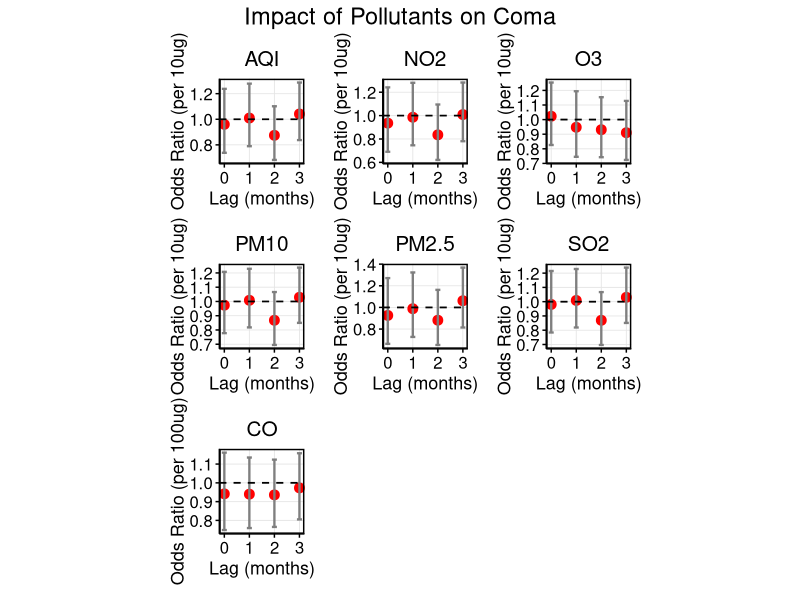
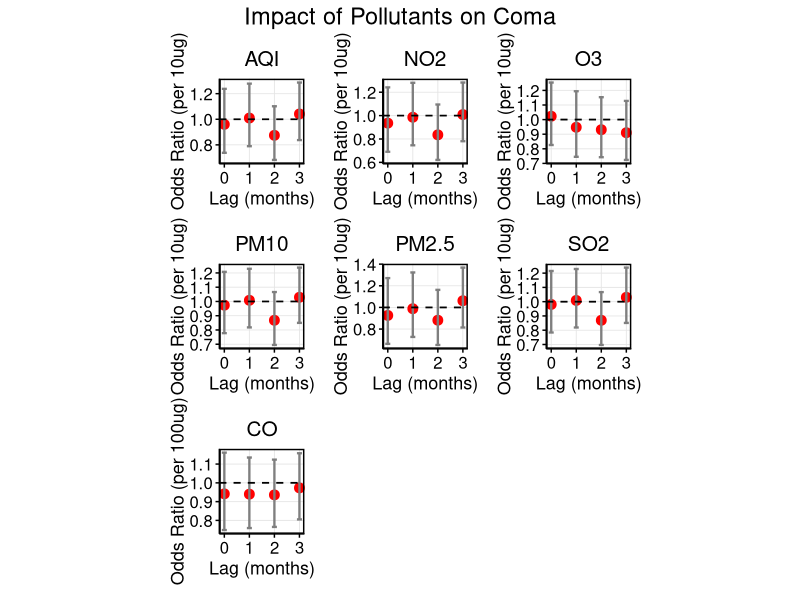

These charts were generated, in order, by the following R code:
setwd("/Users/shij/Documents/GitHub/NMDA_data_analysis/")
my.dat<-readxl::read_xlsx("NMDA_with_population_sex_ratio_age_portion.xlsx")
setwd("/Users/shij/Documents/GitHub/NMDA_data_analysis/251211/")

# ============================
# 1. Load Required Packages
# ============================
library(ggplot2)
library(dplyr)
library(tidyr)
library(broom)
library(patchwork)   # For combining plots
library(writexl)     # For exporting table
# Note: We don't need 'ordinal' for binary outcome, but keeping for compatibility

# ============================
# 2. Simplify Outcome Variable Name & Convert to Factor
# ============================
# Rename column for simplicity
names(my.dat)[names(my.dat) == "Coma"] <- "Coma"  # Already simple, but ensure it exists

# Check current class
class(my.dat$Coma)
table(my.dat$Coma)  # Should show 0 and 1

# Convert to factor (binary logistic regression expects factor or 0/1)
my.dat$Coma <- factor(my.dat$Coma, levels = c(0, 1), ordered = FALSE)

# Verify
str(my.dat$Coma)

# ============================
# 3. Define Pollutants and Lags
# ============================
pollutants <- c("AQI", "NO2", "O3", "CO", "PM10", "PM2.5", "SO2")  # CO is 4th
lags <- c("M0", "M1", "M2", "M3")

# Create column name patterns
pollutant_cols <- sapply(pollutants, function(p) {
  paste0(p, "_", lags)
}, simplify = FALSE)

# ============================
# 4. Fit Binary Logistic Regression for Each Pollutant-Lag
# ============================
results_list <- list()

for (pollutant in pollutants) {
  lag_cols <- pollutant_cols[[pollutant]]
  for (lag_col in lag_cols) {
    # Check if column has variation and not all NA
    data_col <- my.dat[[lag_col]]
    if (all(is.na(data_col)) || length(unique(data_col[!is.na(data_col)])) <= 1) {
      message("Skipping ", lag_col, " — no variation or all NA")
      next
    }
    
    # Fit binary logistic regression
    model <- glm(Coma ~ ., data = my.dat[, c("Coma", lag_col)], 
                 family = binomial, na.action = na.omit)
    
    # Extract summary
    model_summary <- tidy(model, conf.int = TRUE, exponentiate = TRUE) %>%
      filter(term == lag_col) %>%
      mutate(Pollutant = pollutant,
             Lag = gsub(".*_", "", lag_col),
             Lag_Num = as.numeric(gsub("M", "", lag_col)))
    
    results_list <- append(results_list, list(model_summary))
  }
}

# Combine all results
results_df <- bind_rows(results_list)

# ============================
# 5. Clean and Format Results
# ============================
results_df <- results_df %>%
  mutate(
    Lag = trimws(toupper(Lag)),
    Lag.Num = as.numeric(gsub("^M(\\d+)$", "\\1", Lag))
  ) %>%
  filter(!is.na(Lag.Num))

# # ============================
# # 6. Create 7 Individual Plots (One per Pollutant) — NO TEXT LABELS
# # ============================
# # Get pollutants in desired order
# pollutants_plot <- c("AQI", "NO2", "O3", "CO", "PM10", "PM2.5", "SO2")
# 
# # Create list of individual plots
# plot_list <- lapply(pollutants_plot, function(poll) {
#   df_sub <- results_df %>% filter(Pollutant == poll)
#   
#   p <- ggplot(df_sub, aes(x = Lag.Num, y = estimate, ymin = conf.low, ymax = conf.high)) +
#     geom_point(color = "red", size = 3) +
#     geom_errorbar(width = 0.2, color = "gray50", size = 0.8) +
#     geom_hline(yintercept = 1, linetype = "dashed", color = "black", size = 0.6) +
#     labs(
#       x = "Lag (months)",
#       y = "Odds Ratio (OR)",
#       title = poll
#     ) +
#     theme_minimal() +
#     theme(
#       panel.border = element_rect(color = "black", fill = NA, size = 1),
#       panel.background = element_blank(),
#       panel.grid.major = element_line(color = "gray90", size = 0.3),
#       panel.grid.minor = element_blank(),
#       axis.line = element_line(color = "black", size = 0.5),
#       axis.ticks = element_line(color = "black", size = 0.5),
#       axis.text = element_text(size = 12, color = "black"),
#       axis.title = element_text(size = 13, color = "black"),
#       plot.title = element_text(hjust = 0.5, size = 15, color = "black"),
#       plot.margin = margin(10, 10, 10, 10),
#       axis.title.y = element_text(angle = 90, vjust = 0.5),
#       aspect.ratio = 1  # ← Forces square panels
#     ) +
#     # ✅ No text labels — remove all geom_text
#     # ✅ Tight x-axis: no extra padding
#     scale_x_continuous(
#       breaks = c(0, 1, 2, 3), 
#       labels = c("0", "1", "2", "3"),
#       expand = expansion(add = c(0.1, 0.1))  # ← Tight padding
#     )
#   
#   return(p)
# })
# 
# # ============================
# # 7. Combine All 7 Plots in a Single Row — CO LAST
# # ============================
# p_combined <- plot_list[[1]] + plot_list[[2]] + plot_list[[3]] + plot_list[[5]] + 
#   plot_list[[6]] + plot_list[[7]] + plot_list[[4]] +
#   plot_annotation(title = "Impact of Pollutants on Coma",
#                   theme = theme(plot.title = element_text(hjust = 0.5, size = 17, color = "black")))
# 
# # Display plot
# print(p_combined)
# 
# # Optional: Save as PNG
# ggsave("NMDAR_Coma_Ordinal_Regression_NoText.png", p_combined, width = 12, height = 15, dpi = 300, units = "in")

# ============================
# 6. Create 7 Individual Plots (One per Pollutant) — NO TEXT LABELS
# ============================
# Get pollutants in desired order
pollutants_plot <- c("AQI", "NO2", "O3", "CO", "PM10", "PM2.5", "SO2")

# Create list of individual plots
plot_list <- lapply(pollutants_plot, function(poll) {
  df_sub <- results_df %>% filter(Pollutant == poll)
  
  # Apply transformation based on pollutant
  if (poll == "CO") {
    df_sub <- df_sub %>%
      mutate(
        y = estimate^0.1,
        ymin = conf.low^0.1,
        ymax = conf.high^0.1
      )
    y_label <- "Odds Ratio (per 100ug)"
  } else {
    df_sub <- df_sub %>%
      mutate(
        y = estimate^10,
        ymin = conf.low^10,
        ymax = conf.high^10
      )
    y_label <- "Odds Ratio (per 10ug)"
  }
  
  p <- ggplot(df_sub, aes(x = Lag.Num, y = y, ymin = ymin, ymax = ymax)) +
    geom_point(color = "red", size = 3) +
    geom_errorbar(width = 0.2, color = "gray50", size = 0.8) +
    geom_hline(yintercept = 1, linetype = "dashed", color = "black", size = 0.6) +
    labs(
      x = "Lag (months)",
      y = y_label,  # ← Custom y-label per pollutant
      title = poll
    ) +
    theme_minimal() +
    theme(
      panel.border = element_rect(color = "black", fill = NA, size = 1),
      panel.background = element_blank(),
      panel.grid.major = element_line(color = "gray90", size = 0.3),
      panel.grid.minor = element_blank(),
      axis.line = element_line(color = "black", size = 0.5),
      axis.ticks = element_line(color = "black", size = 0.5),
      axis.text = element_text(size = 12, color = "black"),
      axis.title = element_text(size = 13, color = "black"),
      plot.title = element_text(hjust = 0.5, size = 15, color = "black"),
      plot.margin = margin(10, 10, 10, 10),
      axis.title.y = element_text(angle = 90, vjust = 0.5),
      aspect.ratio = 1  # ← Forces square panels
    ) +
    scale_x_continuous(
      breaks = c(0, 1, 2, 3), 
      labels = c("0", "1", "2", "3"),
      expand = expansion(add = c(0.1, 0.1))  # ← Tight padding
    )
  
  return(p)
})

# ============================
# 7. Combine All 7 Plots in a Single Row — CO LAST
# ============================
p_combined <- plot_list[[1]] + plot_list[[2]] + plot_list[[3]] + plot_list[[5]] + 
  plot_list[[6]] + plot_list[[7]] + plot_list[[4]] +
  plot_annotation(title = "Impact of Pollutants on Coma",
                  theme = theme(plot.title = element_text(hjust = 0.5, size = 17, color = "black")))

# Display plot
print(p_combined)

# Optional: Save as PNG
ggsave("NMDAR_Coma.png", p_combined, width = 12, height = 15, dpi = 300, units = "in")

# ============================
# 8. Create Clean Results Table (Include CO, OR, 95% CI, p-value)
# ============================

# Create clean table
table_df <- results_df %>%
  select(Pollutant, Lag, estimate, conf.low, conf.high, p.value) %>%
  mutate(
    `Odds Ratio (OR)` = round(estimate, 4),
    `95% CI` = paste0(round(conf.low, 4), " – ", round(conf.high, 4)),
    `p-value` = ifelse(p.value < 0.001, 
                       format(p.value, scientific = TRUE, digits = 2),
                       round(p.value, 4)),
    `Pollutant & Lag` = paste(Pollutant, Lag, sep = "_")
  ) %>%
  arrange(Pollutant, Lag) %>%
  select(`Pollutant & Lag`, `Odds Ratio (OR)`, `95% CI`, `p-value`)

# Export to Excel file
write_xlsx(table_df, "NMDAR_Coma_Results_Table.xlsx")
